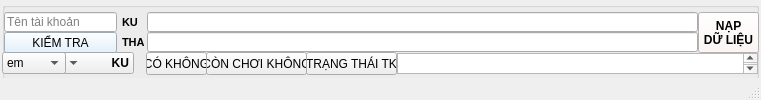
<?xml version="1.0" encoding="UTF-8"?>
<ui version="4.0">
 <class>MainWindow</class>
 <widget class="QMainWindow" name="MainWindow">
  <property name="geometry">
   <rect>
    <x>0</x>
    <y>0</y>
    <width>761</width>
    <height>100</height>
   </rect>
  </property>
  <property name="minimumSize">
   <size>
    <width>761</width>
    <height>100</height>
   </size>
  </property>
  <property name="maximumSize">
   <size>
    <width>761</width>
    <height>100</height>
   </size>
  </property>
  <property name="contextMenuPolicy">
   <enum>Qt::NoContextMenu</enum>
  </property>
  <property name="windowTitle">
   <string>Kiểm khách tool</string>
  </property>
  <property name="windowIcon">
   <iconset>
    <normaloff>../kiemkhach/logo_kiemkhach2.ico</normaloff>../kiemkhach/logo_kiemkhach2.ico</iconset>
  </property>
  <widget class="QWidget" name="centralwidget">
   <property name="styleSheet">
    <string notr="true">font-family :MS Shell Dlg 2;
</string>
   </property>
   <widget class="QGroupBox" name="groupBox_3">
    <property name="geometry">
     <rect>
      <x>2</x>
      <y>2</y>
      <width>757</width>
      <height>78</height>
     </rect>
    </property>
    <property name="font">
     <font>
      <family>MS Shell Dlg 2</family>
      <pointsize>8</pointsize>
      <weight>75</weight>
      <bold>true</bold>
     </font>
    </property>
    <property name="title">
     <string/>
    </property>
    <widget class="QLineEdit" name="lineEdit_6">
     <property name="geometry">
      <rect>
       <x>145</x>
       <y>10</y>
       <width>551</width>
       <height>20</height>
      </rect>
     </property>
    </widget>
    <widget class="QLabel" name="label_7">
     <property name="geometry">
      <rect>
       <x>120</x>
       <y>10</y>
       <width>21</width>
       <height>20</height>
      </rect>
     </property>
     <property name="font">
      <font>
       <family>MS Shell Dlg 2</family>
       <pointsize>8</pointsize>
       <weight>75</weight>
       <bold>true</bold>
      </font>
     </property>
     <property name="text">
      <string>KU</string>
     </property>
    </widget>
    <widget class="QLabel" name="label_8">
     <property name="geometry">
      <rect>
       <x>120</x>
       <y>30</y>
       <width>26</width>
       <height>20</height>
      </rect>
     </property>
     <property name="font">
      <font>
       <family>MS Shell Dlg 2</family>
       <pointsize>8</pointsize>
       <weight>75</weight>
       <bold>true</bold>
      </font>
     </property>
     <property name="text">
      <string>THA</string>
     </property>
    </widget>
    <widget class="QLineEdit" name="lineEdit_7">
     <property name="geometry">
      <rect>
       <x>145</x>
       <y>30</y>
       <width>551</width>
       <height>20</height>
      </rect>
     </property>
    </widget>
    <widget class="QPushButton" name="pushButton_22">
     <property name="geometry">
      <rect>
       <x>696</x>
       <y>10</y>
       <width>61</width>
       <height>41</height>
      </rect>
     </property>
     <property name="font">
      <font>
       <weight>75</weight>
       <bold>true</bold>
      </font>
     </property>
     <property name="acceptDrops">
      <bool>false</bool>
     </property>
     <property name="layoutDirection">
      <enum>Qt::LeftToRight</enum>
     </property>
     <property name="autoFillBackground">
      <bool>false</bool>
     </property>
     <property name="styleSheet">
      <string notr="true">background-color: rgb(255, 245, 242);</string>
     </property>
     <property name="text">
      <string>NẠP 
DỮ LIỆU</string>
     </property>
     <property name="autoDefault">
      <bool>false</bool>
     </property>
     <property name="default">
      <bool>false</bool>
     </property>
     <property name="flat">
      <bool>false</bool>
     </property>
    </widget>
    <widget class="QLineEdit" name="lineEdit">
     <property name="geometry">
      <rect>
       <x>2</x>
       <y>10</y>
       <width>113</width>
       <height>20</height>
      </rect>
     </property>
     <property name="font">
      <font>
       <family>MS Shell Dlg 2</family>
      </font>
     </property>
     <property name="contextMenuPolicy">
      <enum>Qt::PreventContextMenu</enum>
     </property>
     <property name="text">
      <string/>
     </property>
     <property name="placeholderText">
      <string>Tên tài khoản</string>
     </property>
    </widget>
    <widget class="QLabel" name="label">
     <property name="geometry">
      <rect>
       <x>2</x>
       <y>10</y>
       <width>21</width>
       <height>21</height>
      </rect>
     </property>
     <property name="font">
      <font>
       <family>MS Shell Dlg 2</family>
      </font>
     </property>
     <property name="text">
      <string/>
     </property>
     <property name="pixmap">
      <pixmap>usenamer.png</pixmap>
     </property>
     <property name="scaledContents">
      <bool>true</bool>
     </property>
     <property name="alignment">
      <set>Qt::AlignCenter</set>
     </property>
    </widget>
    <widget class="QPushButton" name="pushButton_4">
     <property name="geometry">
      <rect>
       <x>144</x>
       <y>50</y>
       <width>61</width>
       <height>23</height>
      </rect>
     </property>
     <property name="font">
      <font>
       <family>MS Shell Dlg 2</family>
      </font>
     </property>
     <property name="text">
      <string>CÓ KHÔNG</string>
     </property>
    </widget>
    <widget class="QPushButton" name="pushButton_5">
     <property name="geometry">
      <rect>
       <x>204</x>
       <y>50</y>
       <width>101</width>
       <height>23</height>
      </rect>
     </property>
     <property name="font">
      <font>
       <family>MS Shell Dlg 2</family>
      </font>
     </property>
     <property name="text">
      <string>CÒN CHƠI KHÔNG</string>
     </property>
    </widget>
    <widget class="QPushButton" name="pushButton_6">
     <property name="geometry">
      <rect>
       <x>304</x>
       <y>50</y>
       <width>91</width>
       <height>23</height>
      </rect>
     </property>
     <property name="font">
      <font>
       <family>MS Shell Dlg 2</family>
      </font>
     </property>
     <property name="text">
      <string>TRẠNG THÁI TK</string>
     </property>
    </widget>
    <widget class="QTextBrowser" name="textBrowser">
     <property name="geometry">
      <rect>
       <x>395</x>
       <y>51</y>
       <width>361</width>
       <height>21</height>
      </rect>
     </property>
     <property name="font">
      <font>
       <family>MS Shell Dlg 2</family>
      </font>
     </property>
    </widget>
    <widget class="QComboBox" name="comboBox">
     <property name="geometry">
      <rect>
       <x>60</x>
       <y>50</y>
       <width>72</width>
       <height>22</height>
      </rect>
     </property>
     <property name="font">
      <font>
       <weight>75</weight>
       <bold>true</bold>
      </font>
     </property>
     <property name="toolTip">
      <string extracomment="1"/>
     </property>
     <property name="layoutDirection">
      <enum>Qt::RightToLeft</enum>
     </property>
     <property name="sizeAdjustPolicy">
      <enum>QComboBox::AdjustToMinimumContentsLength</enum>
     </property>
     <item>
      <property name="text">
       <string>KU</string>
      </property>
     </item>
     <item>
      <property name="text">
       <string>THA</string>
      </property>
     </item>
     <item>
      <property name="text">
       <string>KU+THA</string>
      </property>
     </item>
     <item>
      <property name="text">
       <string>DV38</string>
      </property>
     </item>
     <item>
      <property name="text">
       <string>DV39</string>
      </property>
     </item>
     <item>
      <property name="text">
       <string>DV31</string>
      </property>
     </item>
     <item>
      <property name="text">
       <string>DV32</string>
      </property>
     </item>
     <item>
      <property name="text">
       <string>DV35</string>
      </property>
     </item>
    </widget>
    <widget class="QComboBox" name="comboBox_2">
     <property name="geometry">
      <rect>
       <x>0</x>
       <y>50</y>
       <width>64</width>
       <height>22</height>
      </rect>
     </property>
     <property name="font">
      <font>
       <family>MS Shell Dlg 2</family>
      </font>
     </property>
     <item>
      <property name="text">
       <string>em</string>
      </property>
     </item>
     <item>
      <property name="text">
       <string>mình</string>
      </property>
     </item>
    </widget>
    <widget class="QPushButton" name="pushButton_21">
     <property name="geometry">
      <rect>
       <x>2</x>
       <y>30</y>
       <width>113</width>
       <height>21</height>
      </rect>
     </property>
     <property name="font">
      <font>
       <weight>50</weight>
       <bold>false</bold>
      </font>
     </property>
     <property name="styleSheet">
      <string notr="true">background-color: rgb(219, 240, 255);</string>
     </property>
     <property name="text">
      <string>KIỂM TRA</string>
     </property>
     <property name="shortcut">
      <string>Return</string>
     </property>
    </widget>
   </widget>
  </widget>
  <widget class="QStatusBar" name="statusbar"/>
 </widget>
 <resources/>
 <connections/>
</ui>
